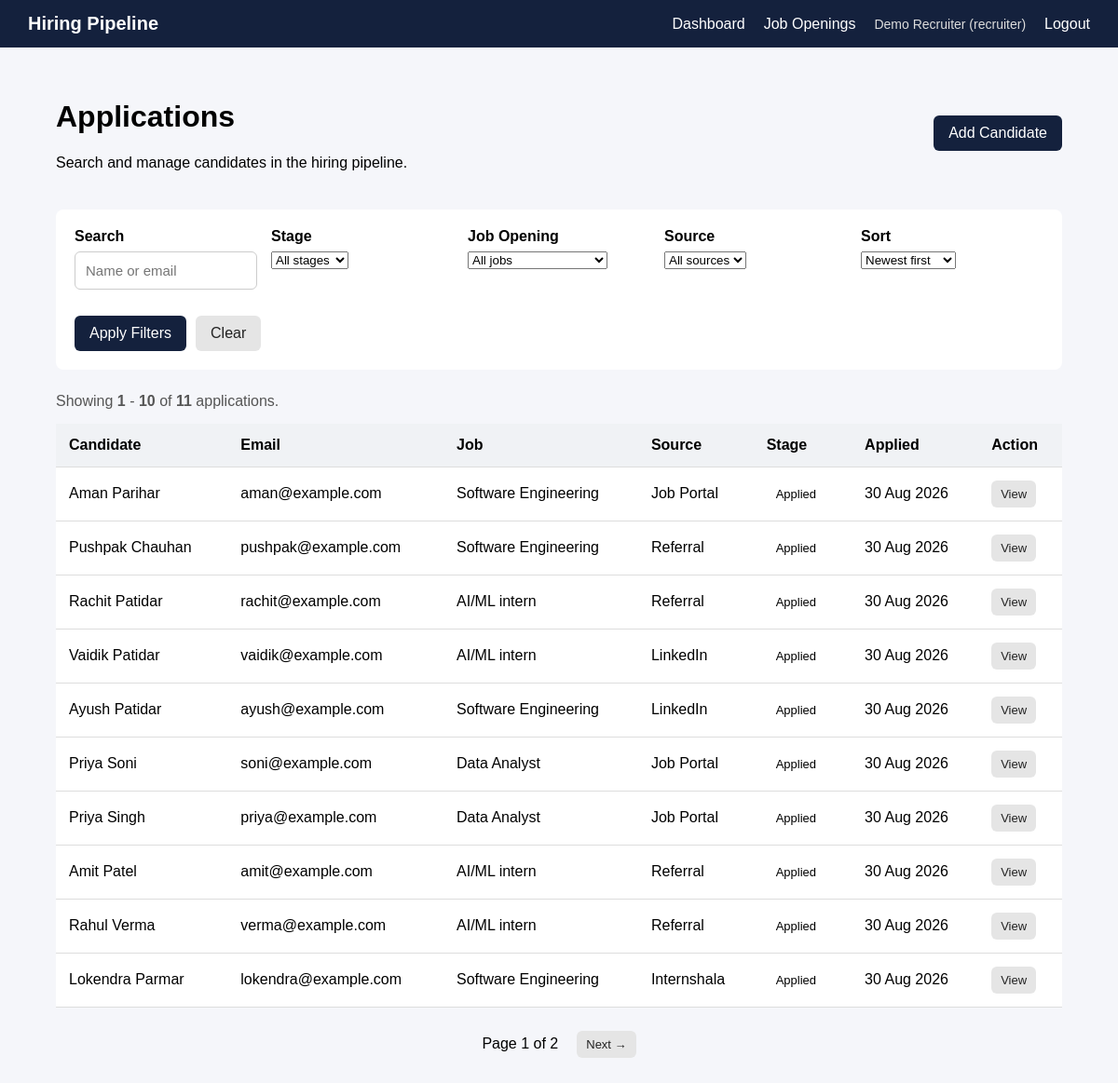
Page /applications/ (signed in) on the earlier database version.
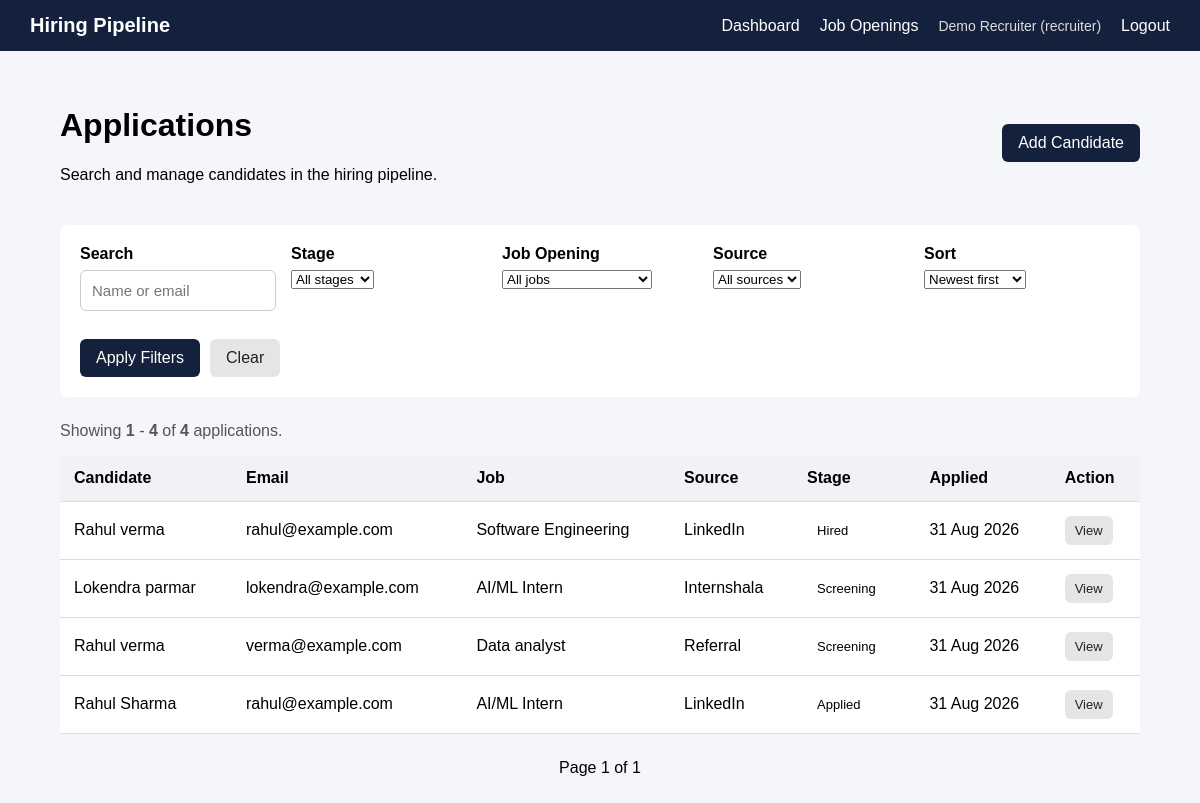
Same page on the later database version.
### models/application.py (models this page shows)
class Application(db.Model):
    __tablename__ = "applications"
    id = db.Column(
        db.Integer,
        primary_key=True
    )
    job_opening_id = db.Column(
        db.Integer,
        db.ForeignKey("job_openings.id"),
        nullable=False,
        index=True
    )
    candidate_name = db.Column(
        db.String(150),
        nullable=False
    )
    candidate_email = db.Column(
        db.String(150),
        nullable=False,
        index=True
    )
    source = db.Column(
        db.String(100),
        nullable=True
    )
    notes = db.Column(
        db.Text,
        nullable=True
    )
    stage = db.Column(
        db.String(30),
        nullable=False,
        default="Applied",
        index=True
    )
    applied_at = db.Column(
        db.DateTime,
        server_default=db.func.now()
    )
    stage_changed_at = db.Column(
        db.DateTime,
        server_default=db.func.now()
    )
    updated_at = db.Column(
        db.DateTime,
        server_default=db.func.now(),
        onupdate=db.func.now()
    )
    job = db.relationship(
        "JobOpening",
        back_populates="applications"
    )
    events = db.relationship(
        "ApplicationEvent",
        back_populates="application",
        lazy=True,
        order_by="ApplicationEvent.created_at"
    )

### models/job.py (models this page shows)
class JobOpening(db.Model):
    __tablename__ = "job_openings"
    id = db.Column(db.Integer, primary_key=True)
    title = db.Column(
        db.String(150),
        nullable=False
    )
    department = db.Column(
        db.String(100),
        nullable=False
    )
    description = db.Column(
        db.Text,
        nullable=True
    )
    status = db.Column(
        db.String(20),
        nullable=False,
        default="open",
        index=True
    )
    created_at = db.Column(
        db.DateTime,
        server_default=db.func.now()
    )
    updated_at = db.Column(
        db.DateTime,
        server_default=db.func.now(),
        onupdate=db.func.now()
    )
    applications = db.relationship(
        "Application",
        back_populates="job",
        lazy=True
    )
    description = db.Column(
        db.Text,
        nullable=True
    )
    status = db.Column(
        db.String(20),
        nullable=False,
        default="open"
    )
    created_at = db.Column(
        db.DateTime,
        server_default=db.func.now()
    )
    updated_at = db.Column(
        db.DateTime,
        server_default=db.func.now(),
        onupdate=db.func.now()
    )
    applications = db.relationship(
        "Application",
        back_populates="job",
        lazy=True
    )

### routes/applications.py (the view, shortened to what this page needs)
@applications_bp.route("/")
@role_required("recruiter")
def application_list():
    search = request.args.get(
        "search",
        ""
    ).strip()
    stage = request.args.get(
        "stage",
        ""
    ).strip()
    job_id = request.args.get(
        "job_id",
        ""
    ).strip()
    source = request.args.get(
        "source",
        ""
    ).strip()
    sort = request.args.get(
        "sort",
        "newest"
    ).strip()
    page = request.args.get(
        "page",
        1,
        type=int
    )
    if page < 1:
        page = 1
    query = Application.query
    if stage:
        query = query.filter(
            Application.stage == stage
        )
    if source:
        query = query.filter(
            Application.source == source
        )
    if sort == "oldest":
        query = query.order_by(
            Application.applied_at.asc()
        )
    elif sort == "stage":
        query = query.order_by(
            Application.stage.asc()
        )
    elif sort == "updated":
        query = query.order_by(
            Application.updated_at.desc()
        )
    elif sort == "name_asc":
        query = query.order_by(
            Application.candidate_name.asc()
        )
    elif sort == "name_desc":
        query = query.order_by(
            Application.candidate_name.desc()
        )
    else:
        sort = "newest"
        query = query.order_by(
            Application.applied_at.desc()
        )
    pagination = query.paginate(
        page=page,
        per_page=10,
        error_out=False
    )
    applications = pagination.items
    jobs = (
        JobOpening.query
        .order_by(JobOpening.title)
        .all()
    )
    sources = (
        db.session.query(
            Application.source
        )
        .filter(
            Application.source.isnot(None),
            Application.source != ""
        )
        .distinct()
        .order_by(
            Application.source
        )
        .all()
    )
    sources = [
        item[0]
        for item in sources
    ]
    stages = [
        "Applied",
        "Screening",
        "Interview",
        "Offer",
        "Hired",
        "Rejected"
    ]
    return render_template(
        "applications/list.html",
        applications=applications,
        pagination=pagination,
        jobs=jobs,
        stages=stages,
        sources=sources,
        search=search,
        selected_stage=stage,
        selected_job=job_id,
        selected_source=source,
        selected_sort=sort
    )

### templates/applications/list.html (shortened to what the changed rows need)
{% extends "base.html" %}
{% block content %}
<div class="page-header">
    <div>
        <h1>Applications</h1>
    </div>
</div>
{% if applications %}
<div class="results-info">
    Showing
    <strong>
        {{ pagination.first }}
    </strong>
    -
    <strong>
        {{ pagination.last }}
    </strong>
    of
    <strong>
        {{ pagination.total }}
    </strong>
    applications.
</div>
<table>
    <thead>
        <tr>
            <th>Candidate</th>
            <th>Email</th>
            <th>Job</th>
            <th>Source</th>
            <th>Stage</th>
            <th>Applied</th>
            <th>Action</th>
        </tr>
    </thead>
    <tbody>
        {% for application in applications %}
        <tr>
            <td>
                {{ application.candidate_name }}
            </td>
            <td>
                {{ application.candidate_email }}
            </td>
            <td>
                {{ application.job.title }}
            </td>
            <td>
                {{ application.source or "-" }}
            </td>
            <td>
                <span class="status">
                    {{ application.stage }}
                </span>
            </td>
            <td>
                {% if application.applied_at %}
                    {{ application.applied_at.strftime(
                        "%d %b %Y"
                    ) }}
                {% endif %}
            </td>
            <td>
                <a
                    href="{{ url_for(
                        'applications.application_detail',
                        application_id=application.id
                    ) }}"
                    class="small-btn"
                >
                    View
                </a>
            </td>
        </tr>
        {% endfor %}
    </tbody>
</table>
<div class="pagination">
    <span>
        Page
        {{ pagination.page }}
        of
        {{ pagination.pages }}
    </span>
    {% if pagination.has_next %}
        <a
            href="{{ url_for(
                'applications.application_list',
                page=pagination.next_num,
                search=search,
                stage=selected_stage,
                job_id=selected_job,
                source=selected_source,
                sort=selected_sort
            ) }}"
            class="small-btn"
        >
            Next →
        </a>
    {% endif %}
</div>
{% endif %}
{% endblock %}

Differences in the rows shown:
removed Application: candidate_name "Aman Parihar", candidate_email "aman@example.com", job "Software Engineering", source "Job Portal", stage "Applied", applied_at "30 Aug 2026"
removed Application: candidate_name "Pushpak Chauhan", candidate_email "pushpak@example.com", job "Software Engineering", source "Referral", stage "Applied", applied_at "30 Aug 2026"
removed Application: candidate_name "Rachit Patidar", candidate_email "rachit@example.com", job "AI/ML intern", source "Referral", stage "Applied", applied_at "30 Aug 2026"
removed Application: candidate_name "Vaidik Patidar", candidate_email "vaidik@example.com", job "AI/ML intern", source "LinkedIn", stage "Applied", applied_at "30 Aug 2026"
removed Application: candidate_name "Ayush Patidar", candidate_email "ayush@example.com", job "Software Engineering", source "LinkedIn", stage "Applied", applied_at "30 Aug 2026"
removed Application: candidate_name "Priya Soni", candidate_email "soni@example.com", job "Data Analyst", source "Job Portal", stage "Applied", applied_at "30 Aug 2026"
removed Application: candidate_name "Priya Singh", candidate_email "priya@example.com", job "Data Analyst", source "Job Portal", stage "Applied", applied_at "30 Aug 2026"
changed Application: candidate_name "Amit Patel" → "Rahul verma"; candidate_email "amit@example.com" → "rahul@example.com"; job "AI/ML intern" → "Software Engineering"; source "Referral" → "LinkedIn"; stage "Applied" → "Hired"; applied_at "30 Aug 2026" → "31 Aug 2026"
changed Application: candidate_name "Rahul Verma" → "Lokendra parmar"; candidate_email "verma@example.com" → "lokendra@example.com"; job "AI/ML intern" → "AI/ML Intern"; source "Referral" → "Internshala"; stage "Applied" → "Screening"; applied_at "30 Aug 2026" → "31 Aug 2026"
changed Application: candidate_name "Lokendra Parmar" → "Rahul verma"; candidate_email "lokendra@example.com" → "verma@example.com"; job "Software Engineering" → "Data analyst"; source "Internshala" → "Referral"; stage "Applied" → "Screening"; applied_at "30 Aug 2026" → "31 Aug 2026"
now on this page (row edited): Application: candidate_name "Rahul Sharma", candidate_email "rahul@example.com", job "AI/ML Intern", source "LinkedIn", stage "Applied", applied_at "31 Aug 2026"
Other differences:
{{ pagination.last }}: "10" → "4"
{{ pagination.total }}: "11" → "4"
{{ pagination.pages }}: "2" → "1"
text no longer shown: "Next →"
